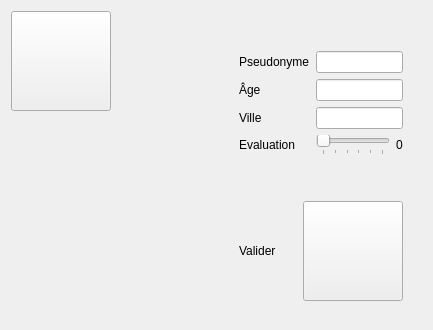
      <widget class="QWidget" name="userInfoPage">
       <layout class="QHBoxLayout" name="horizontalLayout_9" stretch="1,1">
        <item>
         <layout class="QHBoxLayout" name="horizontalLayout_7">
          <item>
           <layout class="QVBoxLayout" name="verticalLayout_4">
            <item>
             <widget class="QPushButton" name="backButton2">
              <property name="sizePolicy">
               <sizepolicy hsizetype="Fixed" vsizetype="Fixed">
                <horstretch>0</horstretch>
                <verstretch>0</verstretch>
               </sizepolicy>
              </property>
              <property name="minimumSize">
               <size>
                <width>100</width>
                <height>100</height>
               </size>
              </property>
              <property name="styleSheet">
               <string notr="true">QPushButton {
	border-image: url(:/images/buttons/up_button.png);
}

QPushButton:hover {
	border-image: url(:/images/buttons/up_button_hovered.png);
}

QPushButton:pressed {
	border-image: url(:/images/buttons/up_button_pressed.png);	
}

</string>
              </property>
             </widget>
            </item>
            <item>
             <spacer name="verticalSpacer_10">
              <property name="orientation">
               <enum>Qt::Vertical</enum>
              </property>
              <property name="sizeHint" stdset="0">
               <size>
                <width>20</width>
                <height>40</height>
               </size>
              </property>
             </spacer>
            </item>
           </layout>
          </item>
          <item>
           <spacer name="horizontalSpacer_9">
            <property name="orientation">
             <enum>Qt::Horizontal</enum>
            </property>
            <property name="sizeHint" stdset="0">
             <size>
              <width>40</width>
              <height>20</height>
             </size>
            </property>
           </spacer>
          </item>
         </layout>
        </item>
        <item>
         <layout class="QHBoxLayout" name="horizontalLayout_8">
          <item>
           <spacer name="horizontalSpacer_10">
            <property name="orientation">
             <enum>Qt::Horizontal</enum>
            </property>
            <property name="sizeHint" stdset="0">
             <size>
              <width>40</width>
              <height>20</height>
             </size>
            </property>
           </spacer>
          </item>
          <item>
           <layout class="QVBoxLayout" name="verticalLayout_3">
            <item>
             <spacer name="verticalSpacer_7">
              <property name="orientation">
               <enum>Qt::Vertical</enum>
              </property>
              <property name="sizeHint" stdset="0">
               <size>
                <width>20</width>
                <height>40</height>
               </size>
              </property>
             </spacer>
            </item>
            <item>
             <layout class="QFormLayout" name="formLayout">
              <item row="0" column="0">
               <widget class="QLabel" name="label_3">
                <property name="text">
                 <string>Pseudonyme</string>
                </property>
               </widget>
              </item>
              <item row="0" column="1">
               <widget class="QLineEdit" name="nicknameLineEdit"/>
              </item>
              <item row="1" column="0">
               <widget class="QLabel" name="label_4">
                <property name="text">
                 <string>Âge</string>
                </property>
               </widget>
              </item>
              <item row="1" column="1">
               <widget class="QLineEdit" name="ageLineEdit"/>
              </item>
              <item row="2" column="0">
               <widget class="QLabel" name="label_5">
                <property name="text">
                 <string>Ville</string>
                </property>
               </widget>
              </item>
              <item row="2" column="1">
               <widget class="QLineEdit" name="cityLineEdit"/>
              </item>
              <item row="3" column="0">
               <widget class="QLabel" name="label_19">
                <property name="text">
                 <string>Evaluation</string>
                </property>
               </widget>
              </item>
              <item row="3" column="1">
               <layout class="QHBoxLayout" name="horizontalLayout_14">
                <item>
                 <widget class="QSlider" name="evaluationSlider">
                  <property name="maximum">
                   <number>5</number>
                  </property>
                  <property name="orientation">
                   <enum>Qt::Horizontal</enum>
                  </property>
                  <property name="tickPosition">
                   <enum>QSlider::TicksBelow</enum>
                  </property>
                  <property name="tickInterval">
                   <number>1</number>
                  </property>
                 </widget>
                </item>
                <item>
                 <widget class="QLabel" name="evaluationLabel">
                  <property name="text">
                   <string>0</string>
                  </property>
                 </widget>
                </item>
               </layout>
              </item>
             </layout>
            </item>
            <item>
             <spacer name="verticalSpacer_8">
              <property name="orientation">
               <enum>Qt::Vertical</enum>
              </property>
              <property name="sizeHint" stdset="0">
               <size>
                <width>20</width>
                <height>40</height>
               </size>
              </property>
             </spacer>
            </item>
            <item>
             <layout class="QHBoxLayout" name="horizontalLayout_6">
              <item>
               <widget class="QLabel" name="label_6">
                <property name="text">
                 <string>Valider</string>
                </property>
               </widget>
              </item>
              <item>
               <spacer name="horizontalSpacer_8">
                <property name="orientation">
                 <enum>Qt::Horizontal</enum>
                </property>
                <property name="sizeHint" stdset="0">
                 <size>
                  <width>40</width>
                  <height>20</height>
                 </size>
                </property>
               </spacer>
              </item>
              <item>
               <widget class="QPushButton" name="validateButton">
                <property name="sizePolicy">
                 <sizepolicy hsizetype="Fixed" vsizetype="Fixed">
                  <horstretch>0</horstretch>
                  <verstretch>0</verstretch>
                 </sizepolicy>
                </property>
                <property name="minimumSize">
                 <size>
                  <width>100</width>
                  <height>100</height>
                 </size>
                </property>
                <property name="styleSheet">
                 <string notr="true">QPushButton {
	border-image: url(:/images/buttons/validate_button.png);
}

QPushButton:hover {
	border-image: url(:/images/buttons/validate_button_hovered.png);
}

QPushButton:pressed {
	border-image: url(:/images/buttons/validate_button_pressed.png);	
}

</string>
                </property>
                <property name="text">
                 <string/>
                </property>
               </widget>
              </item>
             </layout>
            </item>
            <item>
             <spacer name="verticalSpacer_9">
              <property name="orientation">
               <enum>Qt::Vertical</enum>
              </property>
              <property name="sizeHint" stdset="0">
               <size>
                <width>20</width>
                <height>18</height>
               </size>
              </property>
             </spacer>
            </item>
           </layout>
          </item>
          <item>
           <spacer name="horizontalSpacer_11">
            <property name="orientation">
             <enum>Qt::Horizontal</enum>
            </property>
            <property name="sizeHint" stdset="0">
             <size>
              <width>40</width>
              <height>20</height>
             </size>
            </property>
           </spacer>
          </item>
         </layout>
        </item>
       </layout>
      </widget>
